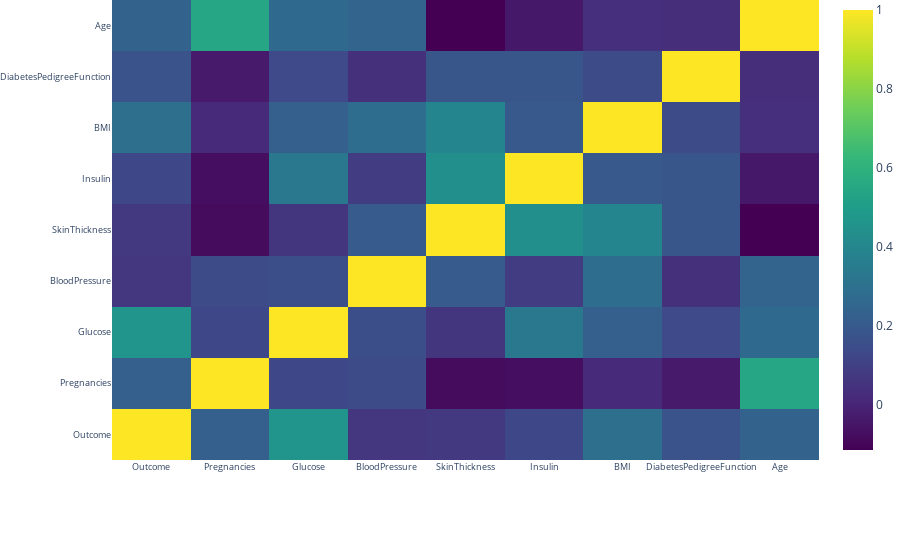

Source (notebook cell):
### Code cell
correlation_plot()

### Figure 1 — Plotly figure (JSON) as saved in the notebook; plotly's stock layout.template omitted (floating-point values rounded to 4 significant figures)
{"data": [{"y": ["Outcome", "Pregnancies", "Glucose", "BloodPressure", "SkinThickness", "Insulin", "BMI", "DiabetesPedigreeFunction", "Age"], "x": ["Outcome", "Pregnancies", "Glucose", "BloodPressure", "SkinThickness", "Insulin", "BMI", "DiabetesPedigreeFunction", "Age"], "z": [[1, 0.2219, 0.4666, 0.06507, 0.07475, 0.1305, 0.2927, 0.1738, 0.2384], [0.2219, 1, 0.1295, 0.1413, -0.08167, -0.07353, 0.01768, -0.03352, 0.5443], [0.4666, 0.1295, 1, 0.1526, 0.05733, 0.3314, 0.2211, 0.1373, 0.2635], [0.06507, 0.1413, 0.1526, 1, 0.2074, 0.08893, 0.2818, 0.04126, 0.2395], [0.07475, -0.08167, 0.05733, 0.2074, 1, 0.4368, 0.3926, 0.1839, -0.114], [0.1305, -0.07353, 0.3314, 0.08893, 0.4368, 1, 0.1979, 0.1851, -0.04216], [0.2927, 0.01768, 0.2211, 0.2818, 0.3926, 0.1979, 1, 0.1406, 0.03624], [0.1738, -0.03352, 0.1373, 0.04126, 0.1839, 0.1851, 0.1406, 1, 0.03356], [0.2384, 0.5443, 0.2635, 0.2395, -0.114, -0.04216, 0.03624, 0.03356, 1]], "type": "heatmap", "colorscale": [[0, "#440154"], [0.1111, "#482878"], [0.2222, "#3e4989"], [0.3333, "#31688e"], [0.4444, "#26828e"], [0.5556, "#1f9e89"], [0.6667, "#35b779"], [0.7778, "#6ece58"], [0.8889, "#b5de2b"], [1, "#fde725"]]}], "layout": {"yaxis": {"tickfont": {"size": 9}}, "margin": {"r": 0, "b": 100, "l": 100, "t": 0}, "xaxis": {"tickfont": {"size": 9}}, "title": {"text": "Correlation Matrix for variables"}}}
